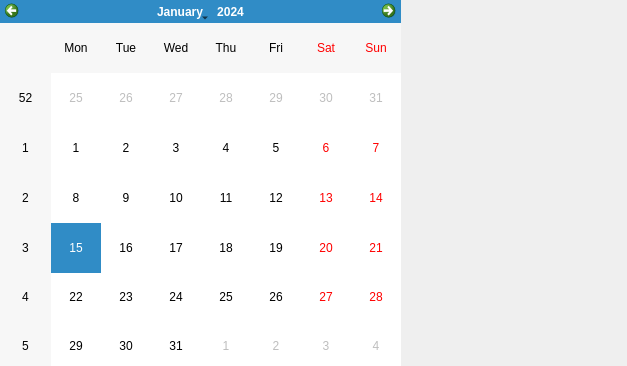
<?xml version="1.0" encoding="UTF-8"?>
<ui version="4.0">
 <class>MainMzk</class>
 <widget class="QDialog" name="MainMzk">
  <property name="geometry">
   <rect>
    <x>0</x>
    <y>0</y>
    <width>627</width>
    <height>366</height>
   </rect>
  </property>
  <property name="windowTitle">
   <string>Dialog</string>
  </property>
  <widget class="QCalendarWidget" name="calendarWidget">
   <property name="geometry">
    <rect>
     <x>0</x>
     <y>0</y>
     <width>401</width>
     <height>371</height>
    </rect>
   </property>
  </widget>
 </widget>
 <resources/>
 <connections/>
</ui>
